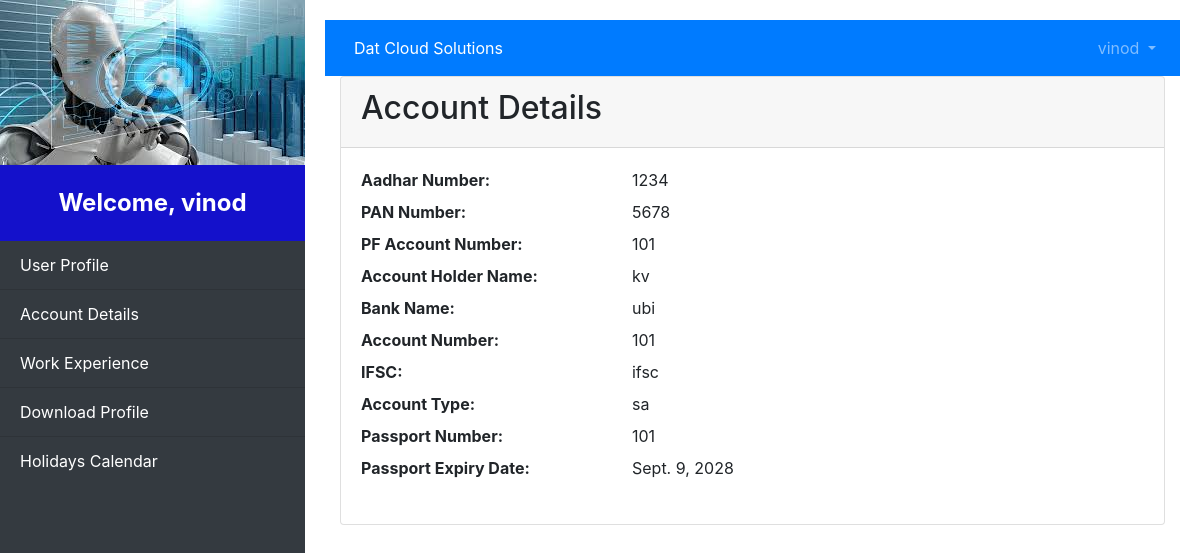
The page /account-details/ (signed in) on the database its author committed.
### employees/models.py (models this page shows, shortened)
class Employee(models.Model):
    user = models.OneToOneField(User, on_delete=models.CASCADE)  # Link to Django user
    employee_name = models.CharField(max_length=100, blank=True, null=True)
    first_name = models.CharField(max_length=100)
    middle_name = models.CharField(max_length=100, blank=True, null=True)
    last_name = models.CharField(max_length=100, blank=True, null=True)
    gender = models.CharField(max_length=10)
    fathers_name = models.CharField(max_length=100)
    personal_email = models.EmailField()
    work_email = models.EmailField()
    mobile_number = models.CharField(max_length=15)
    date_of_joining = models.DateField()
    date_of_birth = models.DateField()
    age = models.IntegerField(blank=True, null=True)
    employment_type = models.CharField(max_length=50, blank=True, null=True)
    employee_id = models.CharField(max_length=20, unique=True)
    designation = models.CharField(max_length=100)
    department = models.CharField(max_length=100)
    work_location = models.CharField(max_length=100)
    enable_portal_access = models.BooleanField(default=False, blank=True, null=True)
    aadhar_card = models.CharField(max_length=20)
    pan = models.CharField(max_length=10, blank=True, null=True)
    residential_address = models.TextField(blank=True, null=True)
    pf_account_number = models.CharField(max_length=20)
    annual_ctc = models.DecimalField(max_digits=10, decimal_places=2)
    account_holder_name = models.CharField(max_length=100)
    bank_name = models.CharField(max_length=100)
    account_number = models.CharField(max_length=20)
    ifsc = models.CharField(max_length=11)
    account_type = models.CharField(max_length=20)
    total_work_experience = models.DecimalField(max_digits=4, decimal_places=2, blank=True, null=True)
    dat_work_experience = models.DecimalField(max_digits=4, decimal_places=2, blank=True, null=True)
    skill_set = models.TextField(blank=True, null=True)
    passport_number = models.CharField(max_length=20, default=True, null=True)
    passport_expiry_date = models.DateField(default=True, null=True)

### employees/views.py (the view)
# urls.py: path('account-details/', account_details, name='account_details'),
def account_details(request):
    employee = Employee.objects.get(user=request.user)
    return render(request, 'account_details.html', {'employee': employee})

### employees/templates/account_details.html (shortened to what this page needs)
{% extends 'base.html' %}
{% block content %}
<div class="card">
    <div class="card-header">
        <h2>Account Details</h2>
    </div>
    <div class="card-body">
        <dl class="row">
            <dt class="col-sm-4">Aadhar Number:</dt>
            <dd class="col-sm-8">{{ employee.aadhar_card }}</dd>
            <dt class="col-sm-4">PAN Number:</dt>
            <dd class="col-sm-8">{{ employee.pan }}</dd>
            <dt class="col-sm-4">PF Account Number:</dt>
            <dd class="col-sm-8">{{ employee.pf_account_number }}</dd>
            <dt class="col-sm-4">Account Holder Name:</dt>
            <dd class="col-sm-8">{{ employee.account_holder_name }}</dd>
            <dt class="col-sm-4">Bank Name:</dt>
            <dd class="col-sm-8">{{ employee.bank_name }}</dd>
            <dt class="col-sm-4">Account Number:</dt>
            <dd class="col-sm-8">{{ employee.account_number }}</dd>
            <dt class="col-sm-4">IFSC:</dt>
            <dd class="col-sm-8">{{ employee.ifsc }}</dd>
            <dt class="col-sm-4">Account Type:</dt>
            <dd class="col-sm-8">{{ employee.account_type }}</dd>
            <dt class="col-sm-4">Passport Number:</dt>
            <dd class="col-sm-8">{{ employee.passport_number }}</dd>
            <dt class="col-sm-4">Passport Expiry Date:</dt>
            <dd class="col-sm-8">{{ employee.passport_expiry_date }}</dd>
        </dl>
    </div>
</div>
{% endblock %}

### employees/templates/base.html (shortened to what this page needs)
<!DOCTYPE html>
<html lang="en">
<head>
    {% load static %}
    <link href="https://stackpath.bootstrapcdn.com/bootstrap/4.5.2/css/bootstrap.min.css" rel="stylesheet">
</head>
<body>
    {% if request.user.is_authenticated %}
    <div id="wrapper">
        <div id="sidebar-wrapper">
            <img src="{% static 'img/download.jpeg' %}" alt="Google Logo" class="logo">
            <div class="sidebar-heading">
                Welcome, {{ user.username }}
            </div>
            <div class="list-group list-group-flush">
                <a href="{% url 'user_profile' %}" class="list-group-item list-group-item-action">User Profile</a>
                <a href="{% url 'account_details' %}" class="list-group-item list-group-item-action">Account Details</a>
                <a href="{% url 'work_experience' %}" class="list-group-item list-group-item-action">Work Experience</a>
                <a href="{% url 'download_profile' %}" class="list-group-item list-group-item-action">Download Profile</a>
                <a href="{% url 'holidays_calendar' %}" class="list-group-item list-group-item-action">Holidays Calendar</a>
            </div>
        </div>
        <div id="page-content-wrapper">
            <nav class="navbar navbar-expand-lg navbar-dark bg-primary">
                <button class="btn btn-primary" id="menu-toggle">Dat Cloud Solutions</button>
                <div class="collapse navbar-collapse justify-content-end">
                    <ul class="navbar-nav">
                        <li class="nav-item dropdown">
                            <a class="nav-link dropdown-toggle" href="#" id="navbarDropdown" role="button" data-toggle="dropdown">
                                {{ user.username }}
                            </a>
                        </li>
                    </ul>
                </div>
            </nav>
            <div class="container-fluid">
                {% block content %}{% endblock %}
            </div>
        </div>
    </div>
    {% endif %}
</body>
</html>

### employees/templates/base.html (style rules this page uses)
body { display: flex; min-height: 100vh; flex-direction: column; }
#wrapper { display: flex; width: 100%; }
#sidebar-wrapper { background-color: #343a40; min-width: 250px; height: 100vh; color: white; }
.sidebar-heading { padding: 20px; text-align: center; font-size: 1.5em; font-weight: bold; background-color: #1411cb; }
.list-group-item { background-color: #343a40; color: white; }
#page-content-wrapper { flex: 1; padding: 20px; }
.navbar { margin-bottom: 0; }

### rows shown on the page
Employee: aadhar_card "1234", pan "5678", pf_account_number "101", account_holder_name "kv", bank_name "ubi", account_number "101", ifsc "ifsc", account_type "sa", passport_number "101", passport_expiry_date "Sept. 9, 2028"

### other values the page prints
{{ user.username }} "vinod"
